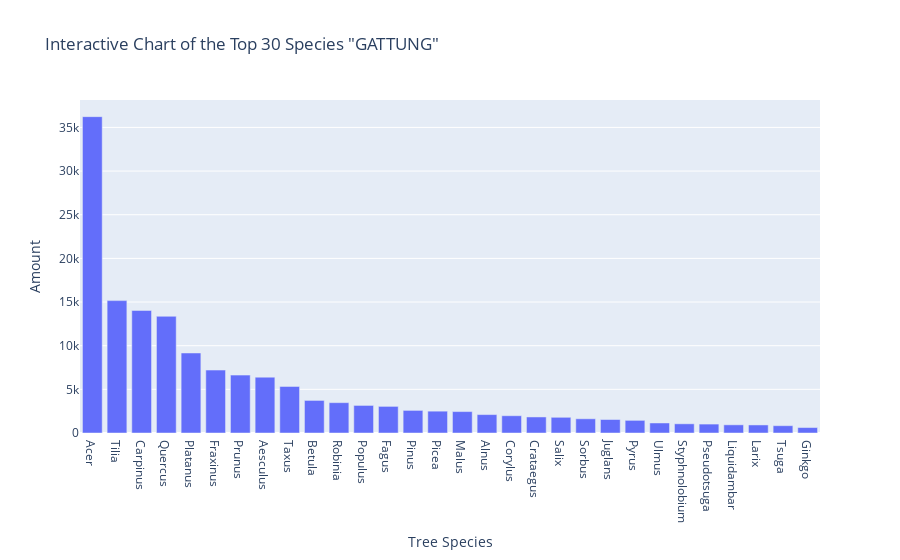

The notebook cell this image was saved under:
### Code cell
# Interactive Plot to show the top 30 Species by amount
fig = px.bar( x=df_tree['GATTUNG'].value_counts().head(30).index, y=df_tree['GATTUNG'].value_counts().head(30), title='Interactive Chart of the Top 30 Species "GATTUNG"')

fig.update_xaxes(title_text='Tree Species')
fig.update_yaxes(title_text='Amount')

fig.show()

### Figure 1 — Plotly figure (JSON) as saved in the notebook; plotly's stock layout.template omitted (floating-point values rounded to 4 significant figures)
{"data": [{"alignmentgroup": "True", "hovertemplate": "x=%{x}<br>y=%{y}<extra></extra>", "legendgroup": "", "marker": {"color": "#636efa", "pattern": {"shape": ""}}, "name": "", "offsetgroup": "", "orientation": "v", "showlegend": false, "textposition": "auto", "type": "bar", "x": ["Acer", "Tilia", "Carpinus", "Quercus", "Platanus", "Fraxinus", "Prunus", "Aesculus", "Taxus", "Betula", "Robinia", "Populus", "Fagus", "Pinus", "Picea", "Malus", "Alnus", "Corylus", "Crataegus", "Salix", "Sorbus", "Juglans", "Pyrus", "Ulmus", "Styphnolobium", "Pseudotsuga", "Liquidambar", "Larix", "Tsuga", "Ginkgo"], "xaxis": "x", "y": [36232, 15162, 14036, 13365, 9164, 7208, 6629, 6395, 5334, 3732, 3475, 3158, 3048, 2588, 2500, 2453, 2109, 1978, 1837, 1798, 1628, 1546, 1449, 1148, 1053, 1022, 937, 922, 836, 624], "yaxis": "y"}], "layout": {"barmode": "relative", "legend": {"tracegroupgap": 0}, "title": {"text": "Interactive Chart of the Top 30 Species \"GATTUNG\""}, "xaxis": {"anchor": "y", "domain": [0, 1], "title": {"text": "Tree Species"}}, "yaxis": {"anchor": "x", "domain": [0, 1], "title": {"text": "Amount"}}}}
